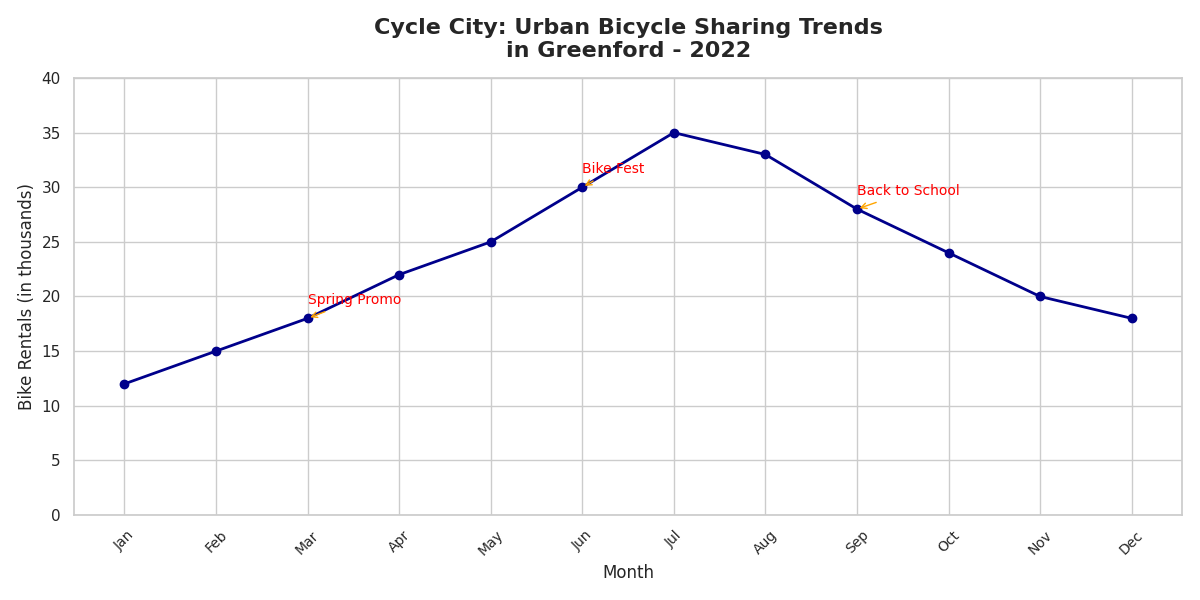

Write Python code to recreate this figure.
import matplotlib.pyplot as plt
import numpy as np

# Data Setup
months = np.array(['Jan', 'Feb', 'Mar', 'Apr', 'May', 'Jun', 'Jul', 'Aug', 'Sep', 'Oct', 'Nov', 'Dec'])
rentals = np.array([12, 15, 18, 22, 25, 30, 35, 33, 28, 24, 20, 18])

# Create the plot
fig, ax = plt.subplots(figsize=(12, 6))

# Plot the line
ax.plot(months, rentals, marker='o', linestyle='-', color='darkblue', linewidth=2)

# Annotate significant events
annotations = {
    'Mar': ('Spring Promo', 18),
    'Jun': ('Bike Fest', 30),
    'Sep': ('Back to School', 28),
}

for month, (text, value) in annotations.items():
    ax.annotate(
        text,
        xy=(month, value),
        xytext=(0, 10),
        textcoords='offset points',
        arrowprops=dict(arrowstyle='->', color='orange'),
        fontsize=10,
        color='red'
    )

# Titles and labels
ax.set_title('Cycle City: Urban Bicycle Sharing Trends\nin Greenford - 2022', fontsize=16, fontweight='bold', pad=15)
ax.set_xlabel('Month', fontsize=12)
ax.set_ylabel('Bike Rentals (in thousands)', fontsize=12)

# Set y-axis limits
ax.set_ylim(0, 40)

# Customize x-ticks
ax.set_xticks(np.arange(len(months)))
ax.set_xticklabels(months, rotation=45, fontsize=10)

# Adjust the layout for clarity
plt.tight_layout()

# Show the plot
plt.show()
